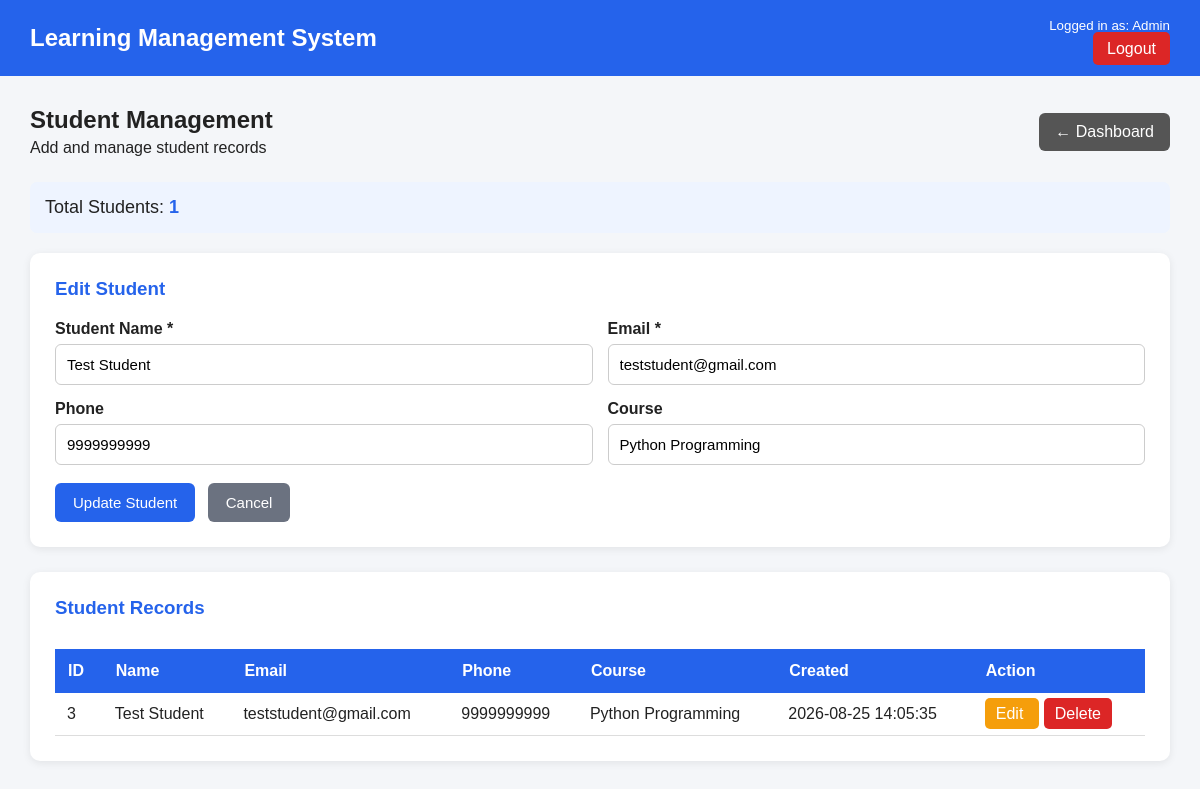
The app's page /students.php?edit=3 (signed in) with its own data.
### tables this page shows
CREATE TABLE `students` (
  `id` int(11) NOT NULL,
  `name` varchar(100) NOT NULL,
  `email` varchar(100) NOT NULL,
  `phone` varchar(20) DEFAULT NULL,
  `course` varchar(100) DEFAULT NULL,
  `created_at` timestamp NOT NULL DEFAULT current_timestamp()
);

### students.php (the view, shortened to what this page needs)
<?php
require_once "config/database.php";
$user_name = $_SESSION['name'] ?? "User";
$edit_student = null;
if (isset($_GET['edit'])) {
    $id = intval($_GET['edit']);
    if ($id > 0) {
        $stmt = $conn->prepare(
            "SELECT * FROM students WHERE id = ?"
        );
        $stmt->bind_param("i", $id);
        $stmt->execute();
        $result = $stmt->get_result();
        if ($result->num_rows == 1) {
            $edit_student = $result->fetch_assoc();
        }
    }
}
$students = $conn->query(
    "SELECT * FROM students ORDER BY id DESC"
);
$count_result = $conn->query(
    "SELECT COUNT(*) AS total FROM students"
);
$count_row = $count_result->fetch_assoc();
$total_students = $count_row['total'];
?>
<!DOCTYPE html>
<html lang="en">
<head>
</head>
<body>
<div class="header">
    <h1>
        Learning Management System
    </h1>
    <div class="user-info">
        <small>
            Logged in as:
            <?php echo htmlspecialchars($user_name); ?>
        </small>
        <a class="logout" href="logout.php">
            Logout
        </a>
    </div>
</div>
<div class="container">
    <div class="top-section">
        <div>
            <h2>
                Student Management
            </h2>
            <p>
                Add and manage student records
            </p>
        </div>
        <a class="back-btn"
           href="dashboard.php">
            ← Dashboard
        </a>
    </div>
    <div class="total-box">
        Total Students:
        <strong>
            <?php echo $total_students; ?>
        </strong>
    </div>
    <div class="card">
        <?php if ($edit_student): ?>
            <h3>
                Edit Student
            </h3>
        <?php else: ?>
            <h3>
                Add New Student
            </h3>
        <?php endif; ?>
        <form method="POST">
            <div class="form-grid">
                <div class="form-group">
                    <label>
                        Student Name *
                    </label>
                    <input
                        type="text"
                        name="name"
                        required
                        placeholder="Enter student name"
                        value="<?php
                            echo $edit_student
                                ? htmlspecialchars($edit_student['name'])
                                : '';
                        ?>"
                    >
                </div>
                <div class="form-group">
                    <label>
                        Email *
                    </label>
                    <input
                        type="email"
                        name="email"
                        required
                        placeholder="Enter email"
                        value="<?php
                            echo $edit_student
                                ? htmlspecialchars($edit_student['email'])
                                : '';
                        ?>"
                    >
                </div>
                <div class="form-group">
                    <label>
                        Phone
                    </label>
                    <input
                        type="text"
                        name="phone"
                        placeholder="Enter phone number"
                        value="<?php
                            echo $edit_student
                                ? htmlspecialchars($edit_student['phone'])
                                : '';
                        ?>"
                    >
                </div>
                <div class="form-group">
                    <label>
                        Course
                    </label>
                    <input
                        type="text"
                        name="course"
                        placeholder="Enter course"
                        value="<?php
                            echo $edit_student
                                ? htmlspecialchars($edit_student['course'])
                                : '';
                        ?>"
                    >
                </div>
            </div>
            <?php if ($edit_student): ?>
                <button
                    type="submit"
                    name="update_student"
                    class="btn btn-primary">
                    Update Student
                </button>
                <a
                    href="students.php"
                    class="btn btn-secondary">
                    Cancel
                </a>
            <?php endif; ?>
        </form>
    </div>
    <div class="card">
        <h3>
            Student Records
        </h3>
        <div class="table-container">
            <table>
                <thead>
                    <tr>
                        <th>ID</th>
                        <th>Name</th>
                        <th>Email</th>
                        <th>Phone</th>
                        <th>Course</th>
                        <th>Created</th>
                        <th>Action</th>
                    </tr>
                </thead>
                <tbody>
                <?php if ($students && $students->num_rows > 0): ?>
                    <?php while ($student = $students->fetch_assoc()): ?>
                        <tr>
                            <td>
                                <?php echo $student['id']; ?>
                            </td>
                            <td>
                                <?php
                                echo htmlspecialchars(
                                    $student['name']
                                );
                                ?>
                            </td>
                            <td>
                                <?php
                                echo htmlspecialchars(
                                    $student['email']
                                );
                                ?>
                            </td>
                            <td>
                                <?php
                                echo htmlspecialchars(
                                    $student['phone']
                                );
                                ?>
                            </td>
                            <td>
                                <?php
                                echo htmlspecialchars(
                                    $student['course']
                                );
                                ?>
                            </td>
                            <td>
                                <?php
                                echo htmlspecialchars(
                                    $student['created_at']
                                );
                                ?>
                            </td>
                            <td>
                                <a
                                    class="edit-btn"
                                    href="students.php?edit=<?php
                                        echo $student['id'];
                                    ?>">
                                    Edit
                                </a>
                                <a
                                    class="delete-btn"
                                    href="students.php?delete=<?php
                                        echo $student['id'];
                                    ?>"
                                    onclick="return confirm(
                                        'Are you sure you want to delete this student?'
                                    );">
                                    Delete
                                </a>
                            </td>
                        </tr>
                    <?php endwhile; ?>
                <?php endif; ?>
                </tbody>
            </table>
        </div>
    </div>
</div>
</body>
</html>

### students.php (style rules this page uses)
* { box-sizing: border-box; margin: 0; padding: 0; font-family: Arial, sans-serif; }
body { background: #f4f6f9; color: #222; }
.header { background: #2563eb; color: white; padding: 18px 30px; display: flex; justify-content: space-between; align-items: center; }
.header h1 { font-size: 24px; }
.user-info { text-align: right; }
.user-info small { display: block; margin-bottom: 7px; }
.logout { color: white; text-decoration: none; background: #dc2626; padding: 8px 14px; border-radius: 5px; }
.container { padding: 30px; max-width: 1200px; margin: auto; }
.top-section { display: flex; justify-content: space-between; align-items: center; margin-bottom: 25px; }
.top-section h2 { color: #222; margin-bottom: 5px; }
.back-btn { text-decoration: none; background: #555; color: white; padding: 10px 16px; border-radius: 6px; }
.card { background: white; padding: 25px; border-radius: 10px; box-shadow: 0 2px 8px rgba(0,0,0,0.08); margin-bottom: 25px; }
.card h3 { color: #2563eb; margin-bottom: 20px; }
.form-grid { display: grid; grid-template-columns: repeat(2, 1fr); gap: 15px; }
.form-group label { display: block; margin-bottom: 6px; font-weight: bold; }
.form-group input { width: 100%; padding: 11px; border: 1px solid #ccc; border-radius: 6px; font-size: 15px; }
.btn { border: none; padding: 11px 18px; border-radius: 6px; cursor: pointer; font-size: 15px; margin-top: 18px; }
.btn-primary { background: #2563eb; color: white; }
.btn-secondary { background: #6b7280; color: white; text-decoration: none; display: inline-block; margin-left: 8px; }
.table-container { overflow-x: auto; }
table { width: 100%; border-collapse: collapse; margin-top: 10px; }
th { background: #2563eb; color: white; padding: 13px; text-align: left; }
td { padding: 12px; border-bottom: 1px solid #ddd; }
.edit-btn { background: #f59e0b; color: white; padding: 7px 11px; border-radius: 5px; text-decoration: none; }
.delete-btn { background: #dc2626; color: white; padding: 7px 11px; border-radius: 5px; text-decoration: none; margin-left: 5px; }
.total-box { background: #eef4ff; padding: 15px; border-radius: 7px; margin-bottom: 20px; font-size: 18px; }
.total-box strong { color: #2563eb; }

### records on screen
students: name "Test Student", email "teststudent@gmail.com", phone "9999999999", course "Python Programming", id "3", created_at "2026-08-25 14:05:35"

### other values on screen
$user_name "Admin"
$total_students "1"
